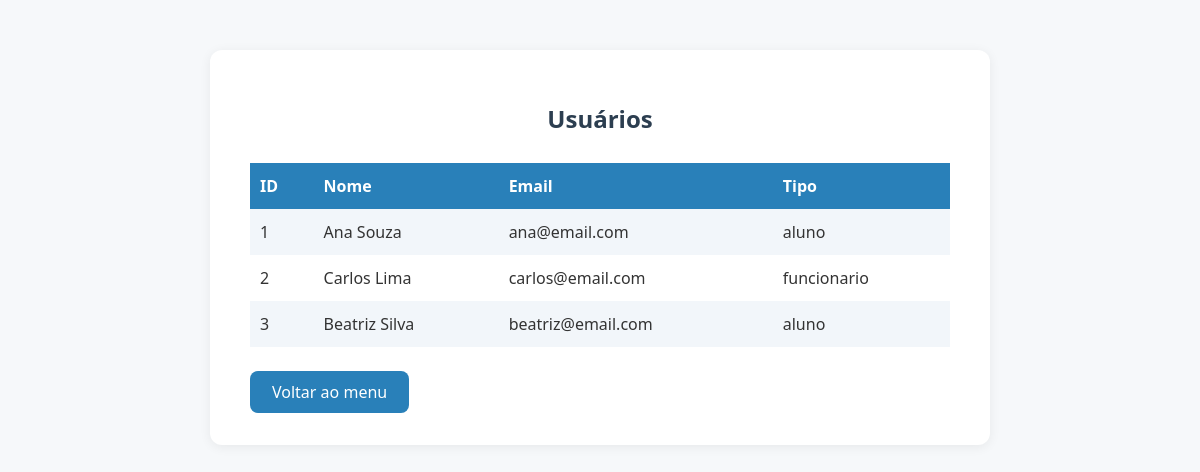
The app's page /usuarios.php with its own data.
### tables this page shows
CREATE TABLE Usuario (
    id INT AUTO_INCREMENT PRIMARY KEY,
    nome VARCHAR(100) NOT NULL,
    email VARCHAR(100) NOT NULL UNIQUE,
    tipo VARCHAR(20) NOT NULL  
);

### usuarios.php (the view, shortened to what this page needs)
<?php
include 'config.php';
$result = $conn->query("SELECT * FROM Usuario");
?>
<!DOCTYPE html>
<html lang="pt-br">
<head>
</head>
<body>
    <div class="container">
        <h2>Usuários</h2>
        <table>
            <tr><th>ID</th><th>Nome</th><th>Email</th><th>Tipo</th></tr>
            <?php while($row = $result->fetch_assoc()): ?>
            <tr>
                <td><?= $row['id'] ?></td>
                <td><?= htmlspecialchars($row['nome']) ?></td>
                <td><?= htmlspecialchars($row['email']) ?></td>
                <td><?= htmlspecialchars($row['tipo']) ?></td>
            </tr>
            <?php endwhile; ?>
        </table>
        <a class="back-btn" href="index.php">Voltar ao menu</a>
    </div>
</body>
</html>

### usuarios.php (style rules this page uses)
body { font-family: 'Segoe UI', Arial, sans-serif; background: #f6f8fa; margin: 0; }
.container { max-width: 700px; margin: 50px auto; background: #fff; border-radius: 12px; box-shadow: 0 2px 12px #0001; padding: 32px 40px; }
h2 { color: #2c3e50; text-align: center; margin-bottom: 28px; }
table { width: 100%; border-collapse: collapse; margin-bottom: 24px; }
th, td { border: none; padding: 12px 10px; text-align: left; }
th { background: #2980b9; color: #fff; font-weight: 600; }
tr:nth-child(even) { background: #f2f6fa; }
td { color: #333; }
.back-btn { display: inline-block; background: #2980b9; color: #fff; padding: 10px 22px; border-radius: 8px; text-decoration: none; font-weight: 500; transition: background 0.2s; }

### records on screen
usuario: id "1", nome "Ana Souza", email "ana@email.com", tipo "aluno"
usuario: id "2", nome "Carlos Lima", email "carlos@email.com", tipo "funcionario"
usuario: id "3", nome "Beatriz Silva", email "beatriz@email.com", tipo "aluno"
